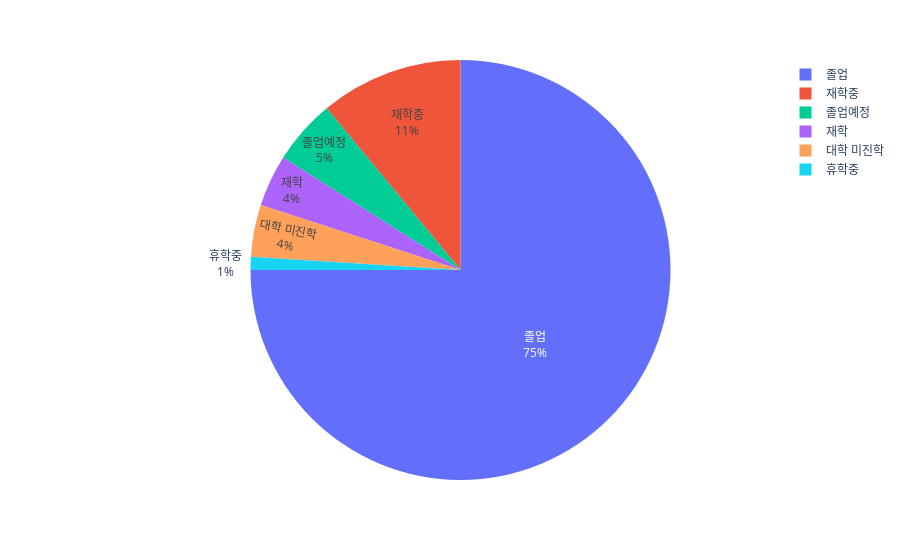

Here is the notebook cell this chart was saved with:
### Code cell
import plotly.express as px

#파이 그래프
fig = px.pie(graduation, values=graduation.values, names=graduation.index,)
fig.update_traces(textinfo='percent+label')  #데이터 값에 퍼센트와 레이블 표시
fig.show()

### Figure 1 — Plotly figure (JSON) as saved in the notebook; plotly's stock layout.template omitted (floating-point values rounded to 4 significant figures)
{"data": [{"domain": {"x": [0, 1], "y": [0, 1]}, "hovertemplate": "index=%{label}<br>value=%{value}<extra></extra>", "labels": ["졸업", "재학중", "졸업예정", "재학", "대학 미진학", "휴학중"], "legendgroup": "", "name": "", "showlegend": true, "textinfo": "percent+label", "type": "pie", "values": [75, 11, 5, 4, 4, 1]}], "layout": {"legend": {"tracegroupgap": 0}, "margin": {"t": 60}}}
